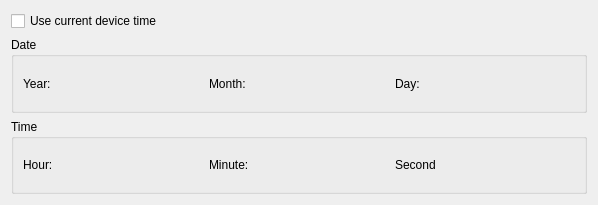
<?xml version="1.0" encoding="UTF-8"?>
<ui version="4.0">
 <class>tlinsWDateTime</class>
 <widget class="QWidget" name="tlinsWDateTime">
  <property name="geometry">
   <rect>
    <x>0</x>
    <y>0</y>
    <width>598</width>
    <height>205</height>
   </rect>
  </property>
  <property name="windowTitle">
   <string>Form</string>
  </property>
  <layout class="QGridLayout" name="gridLayout">
   <item row="2" column="0">
    <widget class="QGroupBox" name="groupBox_2">
     <property name="title">
      <string>Time</string>
     </property>
     <layout class="QHBoxLayout" name="horizontalLayout">
      <item>
       <widget class="QLabel" name="label_4">
        <property name="text">
         <string>Hour:</string>
        </property>
       </widget>
      </item>
      <item>
       <widget class="tlinsWDecimalValue" name="hour" native="true"/>
      </item>
      <item>
       <widget class="QLabel" name="label_5">
        <property name="text">
         <string>Minute:</string>
        </property>
       </widget>
      </item>
      <item>
       <widget class="tlinsWDecimalValue" name="minute" native="true"/>
      </item>
      <item>
       <widget class="QLabel" name="label_6">
        <property name="text">
         <string>Second</string>
        </property>
       </widget>
      </item>
      <item>
       <widget class="tlinsWDecimalValue" name="second" native="true"/>
      </item>
     </layout>
    </widget>
   </item>
   <item row="1" column="0">
    <widget class="QGroupBox" name="groupBox">
     <property name="title">
      <string>Date</string>
     </property>
     <layout class="QHBoxLayout" name="horizontalLayout_2">
      <item>
       <widget class="QLabel" name="label">
        <property name="text">
         <string>Year:</string>
        </property>
       </widget>
      </item>
      <item>
       <widget class="tlinsWDecimalValue" name="year" native="true"/>
      </item>
      <item>
       <widget class="QLabel" name="label_2">
        <property name="text">
         <string>Month:</string>
        </property>
       </widget>
      </item>
      <item>
       <widget class="tlinsWDecimalValue" name="month" native="true"/>
      </item>
      <item>
       <widget class="QLabel" name="label_3">
        <property name="text">
         <string>Day:</string>
        </property>
       </widget>
      </item>
      <item>
       <widget class="tlinsWDecimalValue" name="day" native="true"/>
      </item>
     </layout>
    </widget>
   </item>
   <item row="0" column="0">
    <widget class="QCheckBox" name="useLocalTime">
     <property name="text">
      <string>Use current device time</string>
     </property>
    </widget>
   </item>
  </layout>
 </widget>
 <customwidgets>
  <customwidget>
   <class>tlinsWDecimalValue</class>
   <extends>QWidget</extends>
   <header location="global">tlinswdecimalvalue.h</header>
   <container>1</container>
  </customwidget>
 </customwidgets>
 <resources/>
 <connections/>
</ui>
